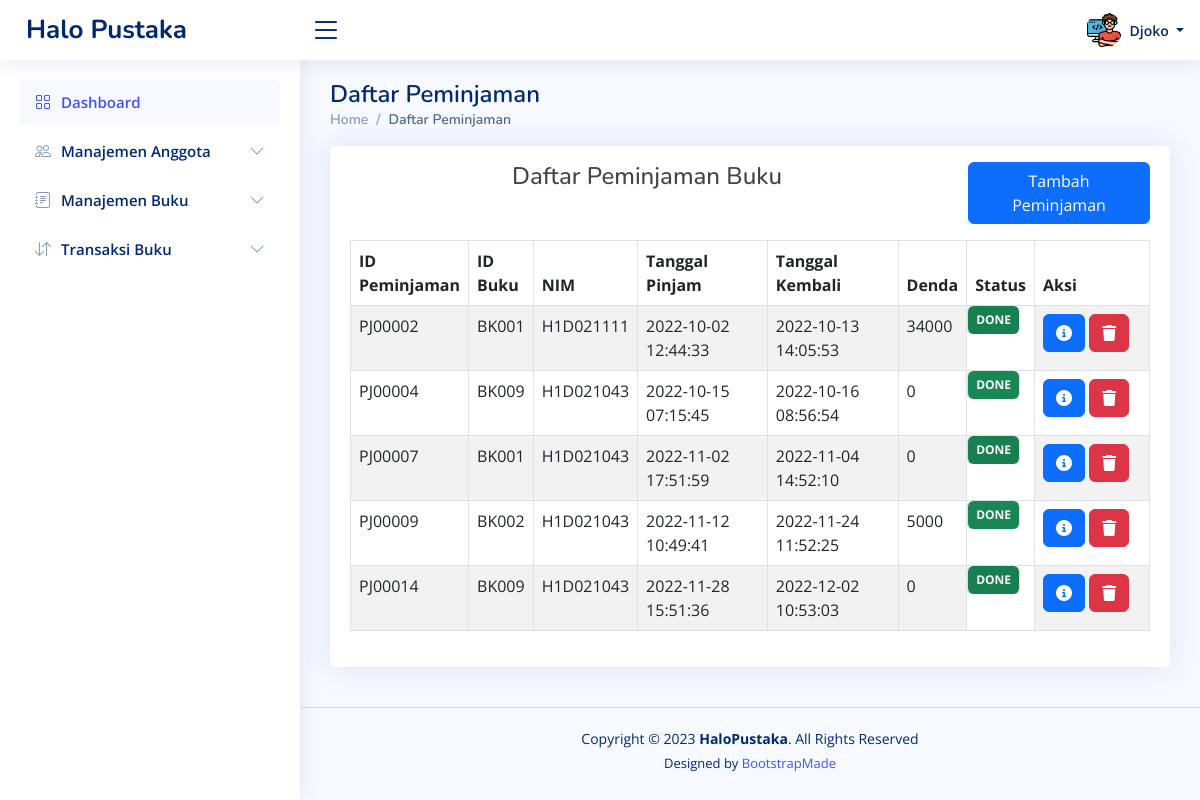
The page /dashboard.php?page=viewpeminjaman (signed in) on the database its author committed.
### tables this page shows
CREATE TABLE `pengurus` (
  `id_pengurus` char(5) NOT NULL,
  `nama` varchar(100) NOT NULL,
  `password` varchar(100) NOT NULL,
  `level` varchar(20) NOT NULL,
  `pic` varchar(50) NOT NULL DEFAULT 'pengurus/admin.png'
);

CREATE TABLE `peminjaman` (
  `id_peminjaman` char(7) NOT NULL,
  `id_buku` char(5) NOT NULL,
  `nim` char(9) NOT NULL,
  `tanggal_pinjam` datetime NOT NULL,
  `tanggal_kembali` datetime DEFAULT NULL,
  `denda` int(5) NOT NULL DEFAULT 0,
  `status` varchar(100) NOT NULL
);

### _viewpeminjaman.php (the view, shortened to what this page needs)
<div class="container">
    <div class="card" style="margin-bottom: 20px;">
        <div class="card-body">
            <div class="row mt-3 mb-3">
                <div class="col-md-9">
                    <h4 class="text-center">Daftar Peminjaman Buku</h4>
                </div>
                <div class="col-md-3">
                    <a href="#" data-bs-toggle="modal" data-bs-target="#peminjamanModal" class="btn btn-primary">Tambah
                        Peminjaman</a>
                </div>
            </div>
            <table id="table2" class="table table-striped table-bordered">
                <thead>
                    <tr>
                        <th style="width: 0;">ID Peminjaman</th>
                        <th style="width: 0;">ID Buku</th>
                        <th style="width: 0;">NIM</th>
                        <th>Tanggal Pinjam</th>
                        <th>Tanggal Kembali</th>
                        <th>Denda</th>
                        <th>Status</th>
                        <th style="width: 115px;">Aksi</th>
                    </tr>
                </thead>
                <tbody>
                    <?php
                    $hasil = mysqli_query($koneksi, "SELECT * FROM peminjaman");
                    while ($data = mysqli_fetch_array($hasil)) {
                        ?>
                        <tr>
                            <td>
                                <?php echo $data["id_peminjaman"] ?>
                            </td>
                            <td>
                                <?php echo $data["id_buku"] ?>
                            </td>
                            <td>
                                <?php echo $data["nim"] ?>
                            </td>
                            <td>
                                <?php echo $data["tanggal_pinjam"] ?>
                            </td>
                            <td>
                                <?php echo $data["tanggal_kembali"] ?>
                            </td>
                            <td>
                                <?php echo $data["denda"] ?>
                            </td>
                            <td class="badge <?php
                            if ($data['status'] == 'done')
                                echo "bg-success";
                            elseif ($data['status'] == 'process')
                                echo "bg-primary";
                            else
                                echo "bg-warning"
                                    ?> text-light text-uppercase">
                                <?php echo $data['status'] ?>
                            </td>
                            <td>
                                <a href="#" data-bs-toggle="modal" data-bs-target="#detailModal"
                                    data-id="<?php echo $data['id_peminjaman'] ?>"
                                    class="btn btn-primary btndetailpeminjaman"><i class="fas fa-circle-info"></i></a>
                                <a href="?page=viewpeminjaman&id_del=<?php echo $data['id_peminjaman'] ?>"
                                    class="btn btn-danger confirmAlert" id="btnhapus"><i class="fas fa-trash"></i></a>
                            </td>
                        </tr>
                        <?php
                    }
                    ?>
                </tbody>
            </table>
        </div>
    </div>
</div>

### dashboard.php (shortened to what this page needs)
<?php
include "template/head.php";
include "koneksi.php";
?>
<header id="header" class="header fixed-top d-flex align-items-center">
    <div class="d-flex align-items-center justify-content-between">
        <a href="dashboard.php" class="logo d-flex align-items-center">
            <span class="d-none d-lg-block">Halo Pustaka</span>
        </a>
        <i class="bi bi-list toggle-sidebar-btn"></i>
    </div>
    <nav class="header-nav ms-auto">
        <ul class="d-flex align-items-center">
            <li class="nav-item dropdown pe-3">
                <?php
                $sql = mysqli_query($koneksi, "SELECT pic FROM " . $_SESSION['role'] . " WHERE id_pengurus = '" . $_SESSION['username'] . "'");
                $data = mysqli_fetch_array($sql);
                ?>
                <a class="nav-link nav-profile d-flex align-items-center pe-0" href="#" data-bs-toggle="dropdown">
                    <img src="assets/img/<?php echo $data['pic'] ?>" alt="Profile" class="rounded-circle">
                    <span class="d-none d-md-block dropdown-toggle ps-2">
                        <?php echo $_SESSION['nama'] ?>
                    </span>
                </a>
            </li>
        </ul>
    </nav>
</header>
<aside id="sidebar" class="sidebar">
    <ul class="sidebar-nav" id="sidebar-nav">
        <li class="nav-item">
            <a class="nav-link " href="dashboard.php">
                <i class="bi bi-grid"></i>
                <span>Dashboard</span>
            </a>
        </li>
        <li class="nav-item">
            <a class="nav-link collapsed" data-bs-target="#components-nav" data-bs-toggle="collapse" href="#">
                <i class="bi bi-people"></i><span>Manajemen Anggota</span><i class="bi bi-chevron-down ms-auto"></i>
            </a>
        </li>
        <li class="nav-item">
            <a class="nav-link collapsed" data-bs-target="#forms-nav" data-bs-toggle="collapse" href="#">
                <i class="bi bi-journal-text"></i><span>Manajemen Buku</span><i class="bi bi-chevron-down ms-auto"></i>
            </a>
        </li>
        <li class="nav-item">
            <a class="nav-link collapsed" data-bs-target="#tables-nav" data-bs-toggle="collapse" href="#">
                <i class="bi bi-arrow-down-up"></i><span>Transaksi Buku</span><i class="bi bi-chevron-down ms-auto"></i>
            </a>
        </li>
    </ul>
</aside>
<main id="main" class="main">
    <?php
    if (isset($_GET['page'])) {
        $act = $_GET['page'];
    }
    switch ($act) {
        case "viewpeminjaman":
            $halaman = "_viewpeminjaman.php";
            $judul = "Daftar Peminjaman";
            break;
    }
    ?>
    <div class="pagetitle">
        <h1>
            <?php echo $judul; ?>
        </h1>
        <nav>
            <ol class="breadcrumb">
                <li class="breadcrumb-item"><a href="dashboard.php">Home</a></li>
                <li class="breadcrumb-item active">
                    <?php echo $judul; ?>
                </li>
            </ol>
        </nav>
    </div>
    <section class="section dashboard">
        <div class="row">
            <?php
            include $halaman;
            ?>
        </div>
    </section>
</main>
<footer id="footer" class="footer">
    <div class="copyright">
        Copyright &copy; 2023 <strong><span>HaloPustaka</span></strong>. All Rights Reserved
    </div>
    <div class="credits">
        Designed by <a href="https://bootstrapmade.com/">BootstrapMade</a>
    </div>
</footer>
<?php
include "template/foot.php";
?>

### assets/css/admin.css (style rules this page uses)
:root { scroll-behavior: smooth; }
body { font-family: "Open Sans", sans-serif; background: #f6f9ff; color: #444444; }
a { color: #4154f1; text-decoration: none; }
h1, h2, h3, h4, h5, h6 { font-family: "Nunito", sans-serif; }
#main { margin-top: 60px; padding: 20px 30px; transition: all 0.3s; }
.pagetitle { margin-bottom: 10px; }
.pagetitle h1 { font-size: 24px; margin-bottom: 0; font-weight: 600; color: #012970; }
.card { margin-bottom: 30px; border: none; border-radius: 5px; box-shadow: 0px 0 30px rgba(1, 41, 112, 0.1); }
.card-body { padding: 0 20px 20px 20px; }
.breadcrumb { font-size: 14px; font-family: "Nunito", sans-serif; color: #899bbd; font-weight: 600; }
.breadcrumb a { color: #899bbd; transition: 0.3s; }
.breadcrumb .breadcrumb-item::before { color: #899bbd; }
.breadcrumb .active { color: #51678f; font-weight: 600; }
.logo { line-height: 1; }
@media (min-width: 1200px) { .logo { width: 280px; } }
.logo span { font-size: 26px; font-weight: 700; color: #012970; font-family: "Nunito", sans-serif; }
.header { transition: all 0.5s; z-index: 997; height: 60px; box-shadow: 0px 2px 20px rgba(1, 41, 112, 0.1); background-color: #fff; padding-left: 20px; }
.header .toggle-sidebar-btn { font-size: 32px; padding-left: 10px; cursor: pointer; color: #012970; }
.header-nav ul { list-style: none; }
.header-nav>ul { margin: 0; padding: 0; }
.header-nav .nav-profile { color: #012970; }
.header-nav .nav-profile img { max-height: 36px; }
.header-nav .nav-profile span { font-size: 14px; font-weight: 600; }
.sidebar { position: fixed; top: 60px; left: 0; bottom: 0; width: 300px; z-index: 996; transition: all 0.3s; padding: 20px; overflow-y: auto; scrollbar-width: thin; scrollbar-color: #aab7cf transparent; box-shadow: 0px 0px 20px rgba(1, 41, 112, 0.1); background-color: #fff; }
@media (min-width: 1200px) { #main, #footer { margin-left: 300px; } }
.sidebar-nav { padding: 0; margin: 0; list-style: none; }
.sidebar-nav li { padding: 0; margin: 0; list-style: none; }
.sidebar-nav .nav-item { margin-bottom: 5px; }
.sidebar-nav .nav-link { display: flex; align-items: center; font-size: 15px; font-weight: 600; color: #4154f1; transition: 0.3; background: #f6f9ff; padding: 10px 15px; border-radius: 4px; }
.sidebar-nav .nav-link i { font-size: 16px; margin-right: 10px; color: #4154f1; }
.sidebar-nav .nav-link.collapsed { color: #012970; background: #fff; }
.sidebar-nav .nav-link.collapsed i { color: #899bbd; }
.sidebar-nav .nav-link .bi-chevron-down { margin-right: 0; transition: transform 0.2s ease-in-out; }
.footer { padding: 20px 0; font-size: 14px; transition: all 0.3s; border-top: 1px solid #cddfff; }
.footer .copyright { text-align: center; color: #012970; }
.footer .credits { padding-top: 5px; text-align: center; font-size: 13px; color: #012970; }

### rows shown on the page
pengurus: pic (picture)
peminjaman: id_peminjaman "PJ00002", id_buku "BK001", nim "H1D021111", tanggal_pinjam "2022-10-02 12:44:33", tanggal_kembali "2022-10-13 14:05:53", denda "34000", status "DONE"
peminjaman: id_peminjaman "PJ00004", id_buku "BK009", nim "H1D021043", tanggal_pinjam "2022-10-15 07:15:45", tanggal_kembali "2022-10-16 08:56:54", denda "0", status "DONE"
peminjaman: id_peminjaman "PJ00007", id_buku "BK001", nim "H1D021043", tanggal_pinjam "2022-11-02 17:51:59", tanggal_kembali "2022-11-04 14:52:10", denda "0", status "DONE"
peminjaman: id_peminjaman "PJ00009", id_buku "BK002", nim "H1D021043", tanggal_pinjam "2022-11-12 10:49:41", tanggal_kembali "2022-11-24 11:52:25", denda "5000", status "DONE"
peminjaman: id_peminjaman "PJ00014", id_buku "BK009", nim "H1D021043", tanggal_pinjam "2022-11-28 15:51:36", tanggal_kembali "2022-12-02 10:53:03", denda "0", status "DONE"

### other values the page prints
$_SESSION['nama'] "Djoko"
$judul "Daftar Peminjaman"
